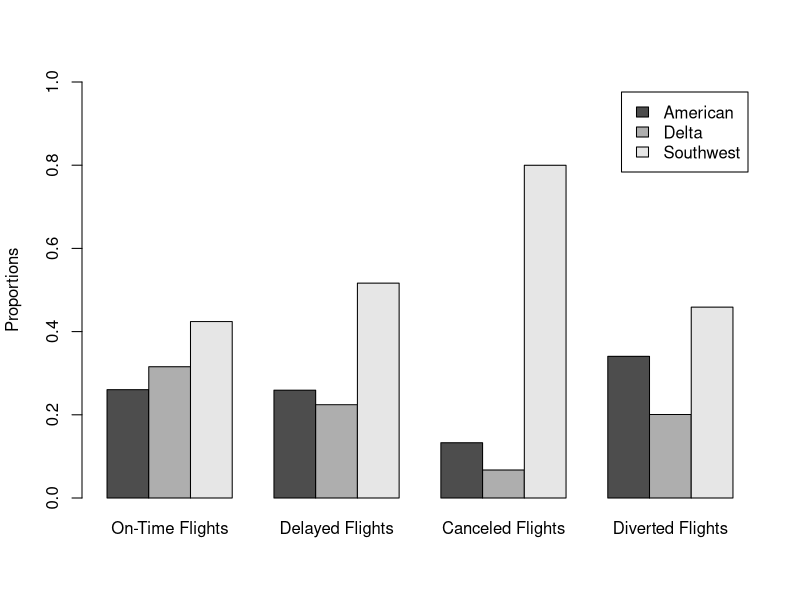

The R script that drew this image:
ObsAdmit <- c(432, 247, 226, 1118)
res <- chisq.test(ObsAdmit, p = c(.574, .031, 0.008, .387))
res
res$expected
Observed=cbind(c(42600,	4657,	296, 95),  c(51620,	4030, 150, 56), 
                  c(69384,	9280,	1782,	128))
Observed
rownames(Observed)=c("On-Time Flights", "Delayed Flights", 
                     "Canceled Flights", "Diverted Flights")
colnames(Observed)=c("American","Delta", "Southwest")
Observed= t(Observed)
Observed

prop.table(Observed,2)
barplot(prop.table(Observed,2),beside=TRUE,legend.text=TRUE,
        ylim=c(0,1),ylab="Proportions")

x=addmargins(Observed)
x
res1=chisq.test(Observed)
res1
res1$expected 
res1$stdres

